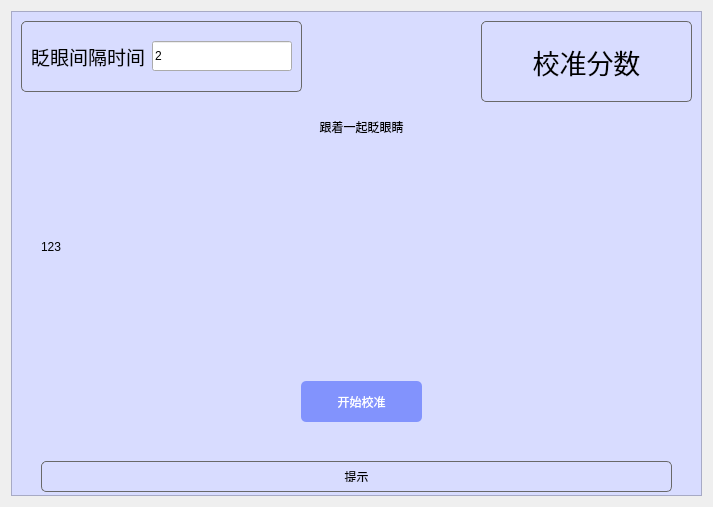
<?xml version="1.0" encoding="UTF-8"?>
<ui version="4.0">
 <class>BlinkCalibration</class>
 <widget class="QWidget" name="BlinkCalibration">
  <property name="geometry">
   <rect>
    <x>0</x>
    <y>0</y>
    <width>713</width>
    <height>507</height>
   </rect>
  </property>
  <property name="windowTitle">
   <string>Form</string>
  </property>
  <property name="styleSheet">
   <string notr="true">#frame_result,#frame_blink,#frame_feedback{
    border: 1px solid #696969;
    border-radius: 5px;
}

#frame_background{
	background-color:rgb(216, 220, 255)
}

QPushButton{
    color:#ffffff;
    border: none;
    background-color:#8293fd;
    border-radius: 5px;
}</string>
  </property>
  <layout class="QGridLayout" name="gridLayout">
   <item row="0" column="0">
    <widget class="QFrame" name="frame_background">
     <property name="frameShape">
      <enum>QFrame::StyledPanel</enum>
     </property>
     <property name="frameShadow">
      <enum>QFrame::Raised</enum>
     </property>
     <widget class="QPushButton" name="beginCaliButton">
      <property name="geometry">
       <rect>
        <x>290</x>
        <y>370</y>
        <width>121</width>
        <height>41</height>
       </rect>
      </property>
      <property name="text">
       <string>开始校准</string>
      </property>
     </widget>
     <widget class="QFrame" name="frame_blink">
      <property name="geometry">
       <rect>
        <x>10</x>
        <y>10</y>
        <width>281</width>
        <height>71</height>
       </rect>
      </property>
      <property name="frameShape">
       <enum>QFrame::StyledPanel</enum>
      </property>
      <property name="frameShadow">
       <enum>QFrame::Raised</enum>
      </property>
      <layout class="QHBoxLayout" name="horizontalLayout">
       <item>
        <widget class="QLabel" name="graphcodeLabel_2">
         <property name="font">
          <font>
           <pointsize>14</pointsize>
          </font>
         </property>
         <property name="text">
          <string>眨眼间隔时间</string>
         </property>
        </widget>
       </item>
       <item>
        <widget class="QLineEdit" name="blinkIntervalLineEdit">
         <property name="sizePolicy">
          <sizepolicy hsizetype="Fixed" vsizetype="Fixed">
           <horstretch>0</horstretch>
           <verstretch>0</verstretch>
          </sizepolicy>
         </property>
         <property name="minimumSize">
          <size>
           <width>140</width>
           <height>30</height>
          </size>
         </property>
         <property name="maximumSize">
          <size>
           <width>140</width>
           <height>30</height>
          </size>
         </property>
         <property name="text">
          <string>2</string>
         </property>
        </widget>
       </item>
      </layout>
     </widget>
     <widget class="QLabel" name="caliIcon">
      <property name="geometry">
       <rect>
        <x>260</x>
        <y>130</y>
        <width>180</width>
        <height>200</height>
       </rect>
      </property>
      <property name="sizePolicy">
       <sizepolicy hsizetype="Fixed" vsizetype="Fixed">
        <horstretch>0</horstretch>
        <verstretch>0</verstretch>
       </sizepolicy>
      </property>
      <property name="minimumSize">
       <size>
        <width>180</width>
        <height>200</height>
       </size>
      </property>
      <property name="maximumSize">
       <size>
        <width>180</width>
        <height>200</height>
       </size>
      </property>
      <property name="text">
       <string/>
      </property>
     </widget>
     <widget class="QFrame" name="frame_result">
      <property name="geometry">
       <rect>
        <x>470</x>
        <y>10</y>
        <width>211</width>
        <height>81</height>
       </rect>
      </property>
      <property name="frameShape">
       <enum>QFrame::StyledPanel</enum>
      </property>
      <property name="frameShadow">
       <enum>QFrame::Raised</enum>
      </property>
      <layout class="QGridLayout" name="gridLayout_2">
       <item row="0" column="0">
        <widget class="QLabel" name="caliResultLabel">
         <property name="font">
          <font>
           <pointsize>20</pointsize>
          </font>
         </property>
         <property name="text">
          <string>校准分数</string>
         </property>
         <property name="scaledContents">
          <bool>false</bool>
         </property>
         <property name="alignment">
          <set>Qt::AlignCenter</set>
         </property>
        </widget>
       </item>
      </layout>
     </widget>
     <widget class="QFrame" name="frame_feedback">
      <property name="geometry">
       <rect>
        <x>30</x>
        <y>450</y>
        <width>631</width>
        <height>31</height>
       </rect>
      </property>
      <property name="frameShape">
       <enum>QFrame::StyledPanel</enum>
      </property>
      <property name="frameShadow">
       <enum>QFrame::Raised</enum>
      </property>
      <layout class="QGridLayout" name="gridLayout_3">
       <item row="0" column="0">
        <widget class="QLabel" name="feedbackLabel">
         <property name="text">
          <string>提示</string>
         </property>
         <property name="alignment">
          <set>Qt::AlignCenter</set>
         </property>
        </widget>
       </item>
      </layout>
     </widget>
     <widget class="QLabel" name="labelTip">
      <property name="geometry">
       <rect>
        <x>270</x>
        <y>100</y>
        <width>161</width>
        <height>31</height>
       </rect>
      </property>
      <property name="text">
       <string>跟着一起眨眼睛</string>
      </property>
      <property name="alignment">
       <set>Qt::AlignCenter</set>
      </property>
     </widget>
     <widget class="QLabel" name="labelTest">
      <property name="geometry">
       <rect>
        <x>30</x>
        <y>180</y>
        <width>91</width>
        <height>111</height>
       </rect>
      </property>
      <property name="text">
       <string>123</string>
      </property>
     </widget>
    </widget>
   </item>
  </layout>
 </widget>
 <resources/>
 <connections/>
</ui>
